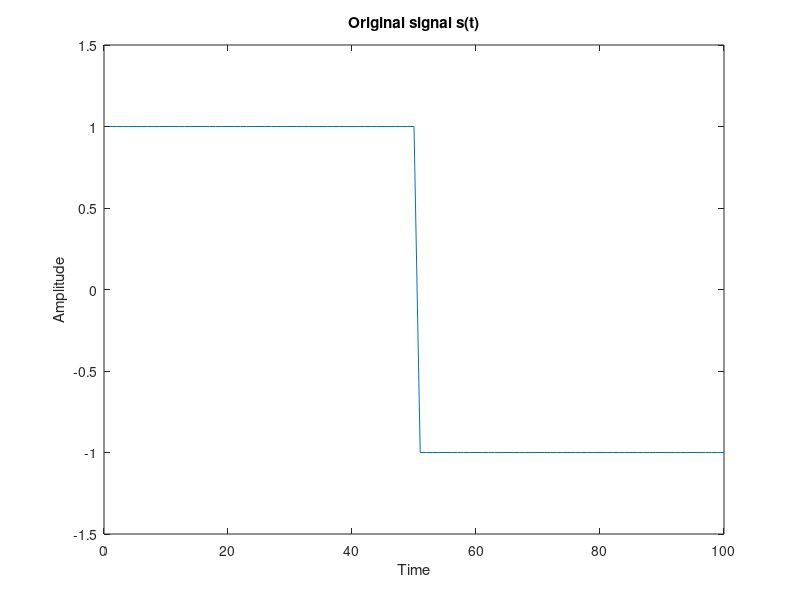
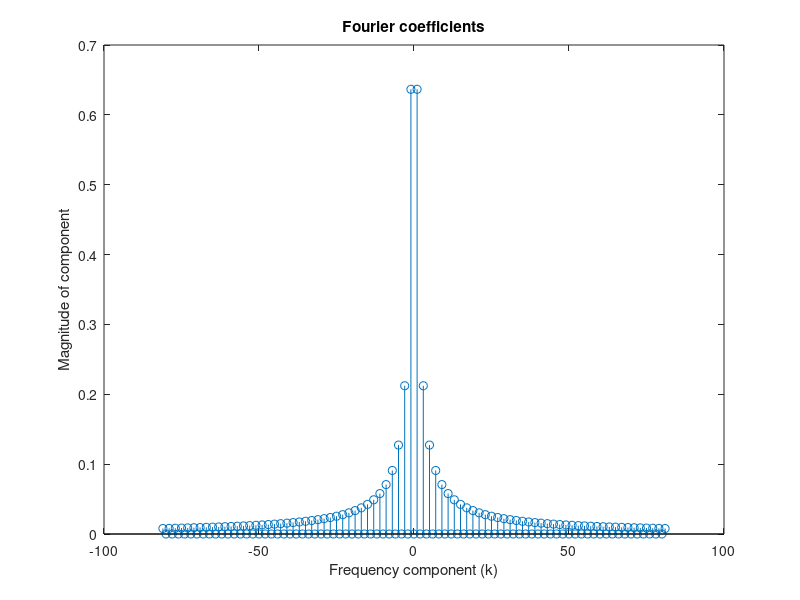
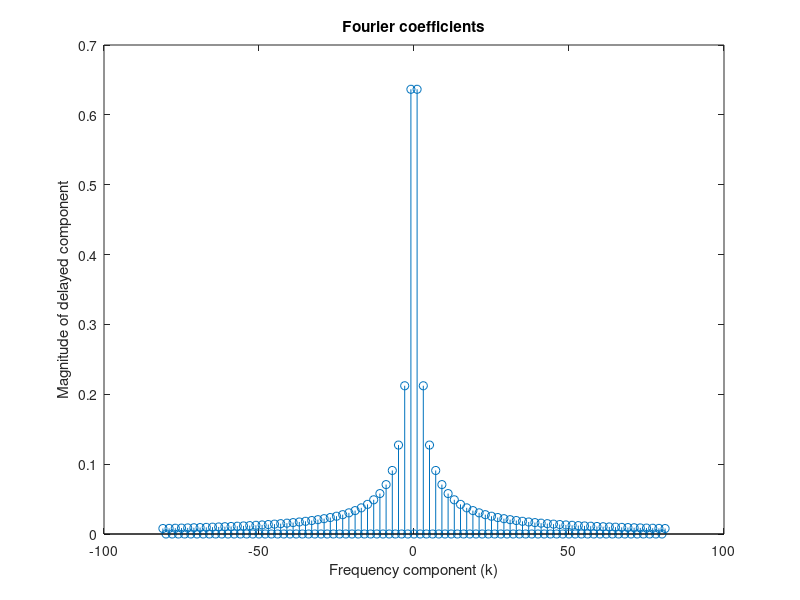
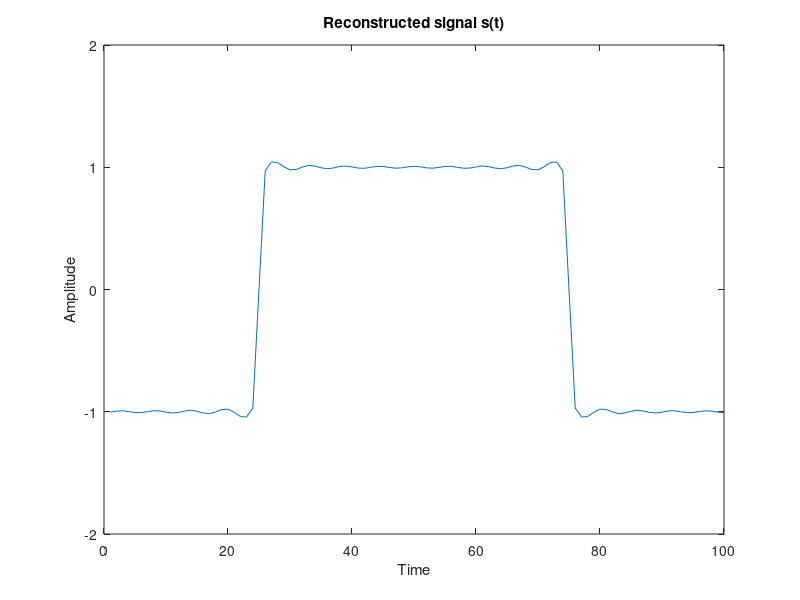

The MATLAB script that drew these images, in order:
function [] = ex1()
    A = 1;
    T = 100;
    x = 1:T;
    s = -A*ones(1, T);
    s(1:(T/2)) = A;
    
    h = figure;
    plot(x,s);
    ylabel('Amplitude');
    xlabel('Time');
    ylim([-A-0.5, A+0.5]);
    title('Original signal s(t)');
    print(h, '-dpng', 'original_signal.png');
    
    % Compute some of the Fourier coefficients
    cmax = 81;
    kv = -cmax:cmax;
    N = length(kv);
    coef = zeros(N,1);
    for i=1:N
        k = kv(i);
        if mod(k,2) ~= 0
            coef(i) = (2*A) / (j*pi*k);
        end
    end
    
    % Plot coefficients
    h = figure;
    stem(kv, abs(coef));
    xlabel('Frequency component (k)');
    ylabel('Magnitude of component');
    title('Fourier coefficients');
    print(h, '-dpng', 'coefficients.png');
    
    %Delay
    tau = T/4;
    % Compute some of the Fourier coefficients
    cmax = 81;
    kv = -cmax:cmax;
    N = length(kv);
    coefp = zeros(N,1);
    for i=1:N
        k = kv(i);
        if mod(k,2) ~= 0
            coefp(i) = (2*A)*exp((-j*2*pi*k*tau)/T)/(j*pi*k);
        end
    end
    
    % Plot coefficients
    h = figure;
    stem(kv, abs(coefp));
    xlabel('Frequency component (k)');
    ylabel('Magnitude of delayed component');
    title('Fourier coefficients');
    print(h, '-dpng', 'coefficients.png');
    
    %Reconstruct signal
    sr = zeros(1, T);
    for t=1:T
        for i=1:N
            sr(t) = sr(t) + coefp(i)*exp(j*2*pi*kv(i)*t/T);
        end
    end

    h=figure;
    plot(1:T, sr);
    ylim([-A-1, A+1]);
    title('Reconstructed signal s(t)');
    ylabel('Amplitude');
    xlabel('Time');
    print(h, '-dpng', 'reconstructed_signal.png');
end
